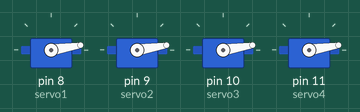
A sketch run on a simulated Arduino Uno, built with avr-gcc and run on an emulated ATmega328P. On the bench: 4 × servo. At 2.0 s the program stops and its outputs stay as they are.

Above: at 0.15 s.
At 1.07 s:
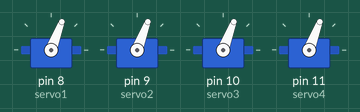
At 1.68 s:
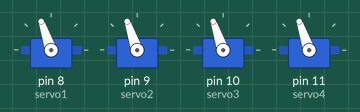
At 2.1 s:
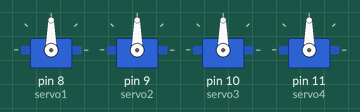
Timing chart, 0 to 3.5 s (numbered marks = the images above):
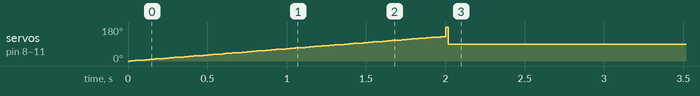

The sketch:

Servo_Task.ino
```cpp
#include <Servo.h>

Servo servo1;
Servo servo2;
Servo servo3;
Servo servo4;

void setup()
{
  servo1.attach(8);
  servo2.attach(9);
  servo3.attach(10);
  servo4.attach(11);
}

void loop()
{
  unsigned long startTime = millis();

  while (millis() - startTime < 2000)
  {
    // الحركة من 0 إلى 180
    for (int pos = 0; pos <= 180; pos++)
    {
      servo1.write(pos);
      servo2.write(pos);
      servo3.write(pos);
      servo4.write(pos);

      delay(15);

      if (millis() - startTime >= 2000)
      {
        break;
      }
    }

    // الحركة من 180 إلى 0
    for (int pos = 180; pos >= 0; pos--)
    {
      servo1.write(pos);
      servo2.write(pos);
      servo3.write(pos);
      servo4.write(pos);

      delay(15);

      if (millis() - startTime >= 2000)
      {
        break;
      }
    }
  }

  // تثبيت جميع المحركات عند 90 درجة
  servo1.write(90);
  servo2.write(90);
  servo3.write(90);
  servo4.write(90);

  // إيقاف البرنامج حتى لا يعيد الحركة
  while (true)
  {
  }
}
```

Measured:
- by itself, servo on pin 8 (servo1), servo on pin 9 (servo2), servo on pin 10 (servo3), servo on pin 11 (servo4): rises from 0° to 180° in 2.0 s, then falls to 90° in 0.02 s
